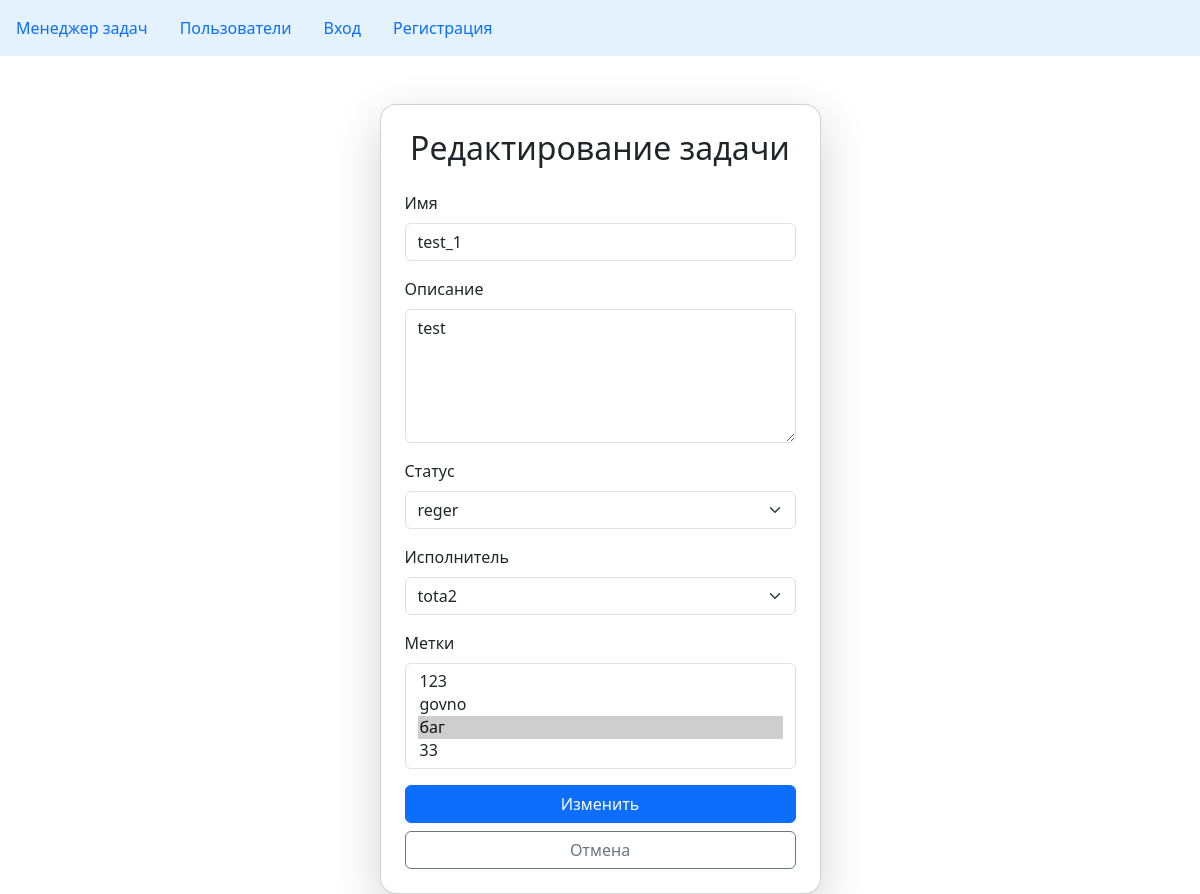
Before: /tasks/2/update with the older database file.
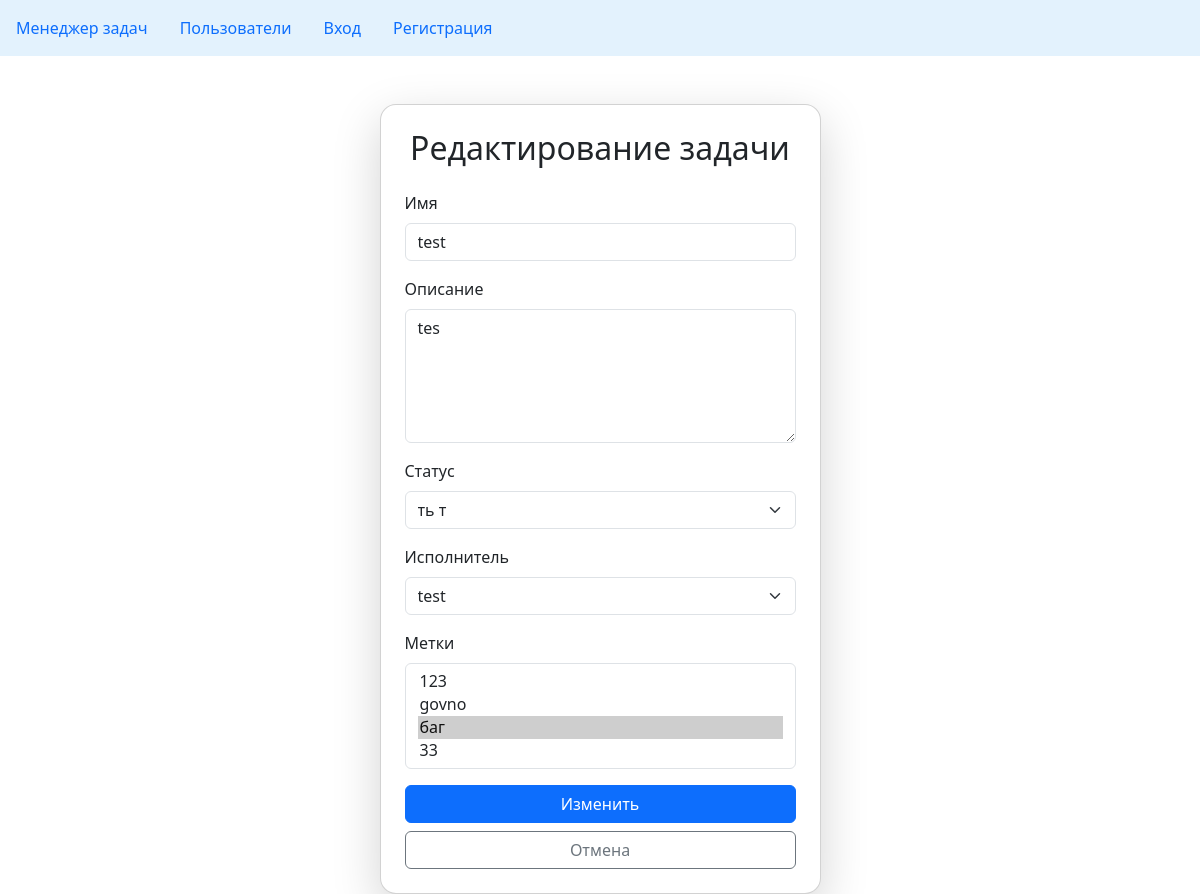
After: the same page with the newer database file.
### task_manager/tasks/models.py (models this page shows, shortened)
class Task(models.Model):
    name = models.CharField(max_length=255, unique=True )
    description = models.CharField(blank=True)
    status = models.ForeignKey(Status, on_delete=models.PROTECT)
    executor = models.ForeignKey(User, on_delete=models.SET_NULL, null=True, blank=True, related_name='executed_tasks')
    author = models.ForeignKey(User, on_delete=models.PROTECT, related_name='created_task')
    labels = models.ManyToManyField(Labels, blank=True)
    created_at = models.DateTimeField(auto_now_add=True)
    class Meta:
        ordering = ['id']

### task_manager/tasks/views.py (the view, shortened to what this page needs)
# urls.py: path('<int:pk>/update', UpdateTask.as_view(),name='update_task'),
class UpdateTask(UpdateView):
    model = Task
    template_name = 'tasks/update.html'
    form_class = TaskForm
    success_url = reverse_lazy('tasks')

### task_manager/tasks/form.py
class TaskForm(forms.ModelForm):
    def __init__(self, *args, **kwargs):
        super().__init__(*args, **kwargs)
    class Meta:
        model = Task
        fields = ['name','description','status','executor','labels']
        labels = {
            'name': 'Имя',
            'description': 'Описание',
            'status': 'Статус',
            'executor': 'Исполнитель',
            'labels': 'Метки',
        }
        widgets = {
            'name': forms.TextInput(attrs={
                'class': 'form-control',
                'placeholder': 'Имя',
            }),
            'description': forms.Textarea(attrs={
                'class': 'form-control',
                'placeholder': 'Описание',
                'rows': 5,
            }),
            'status': forms.Select(attrs={
                'class': 'form-select',
            }),
            'executor': forms.Select(attrs={
                'class': 'form-select',
            }),
            'labels': forms.SelectMultiple(attrs={
                'class': 'form-select',
            }),
        }

### task_manager/labels/models.py (called while the page is built)
    def __str__(self):
        return self.name

### task_manager/statuses/models.py (called while the page is built)
    def __str__(self):
        return self.name

### task_manager/templates/tasks/update.html (shortened to what this page needs)
{% extends "base.html" %}
{% load django_bootstrap5 %}
{% block content %}
<div class="container mt-5">
  <div class="row justify-content-center">
    <div class="col-md-5">
      <div class="card shadow-lg rounded-4">
        <div class="card-body p-4">
          <h2 class="text-center mb-4">Редактирование задачи</h2>
          <form method="post" novalidate>
            {% for field in form %}
              <div class="mb-3">
                <label for="{{ field.id_for_label }}" class="form-label">{{ field.label }}</label>
                {{ field }}
              </div>
            {% endfor %}
            <div class="d-grid gap-2">
              <button type="submit" class="btn btn-primary w-100">Изменить</button>
              <a href="{% url 'tasks' %}" class="btn btn-outline-secondary w-100">Отмена</a>
            </div>
          </form>
        </div>
      </div>
    </div>
  </div>
</div>
{% endblock %}

Changed rows visible on the page:
changed Task "test": name "test_1" → "test"; description "test" → "tes"; status "reger" → "ть т"; executor "tota2" → "test"
